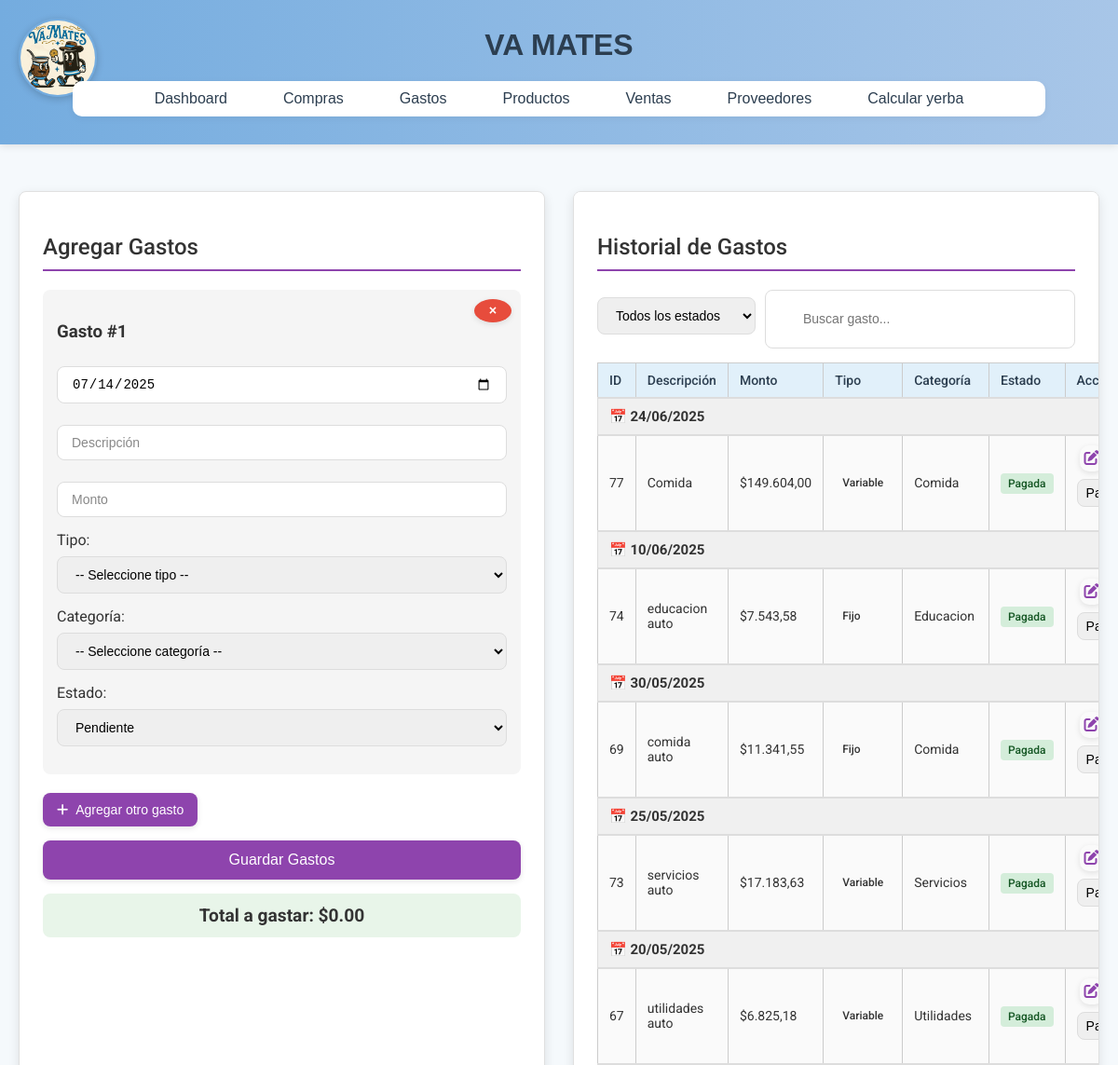
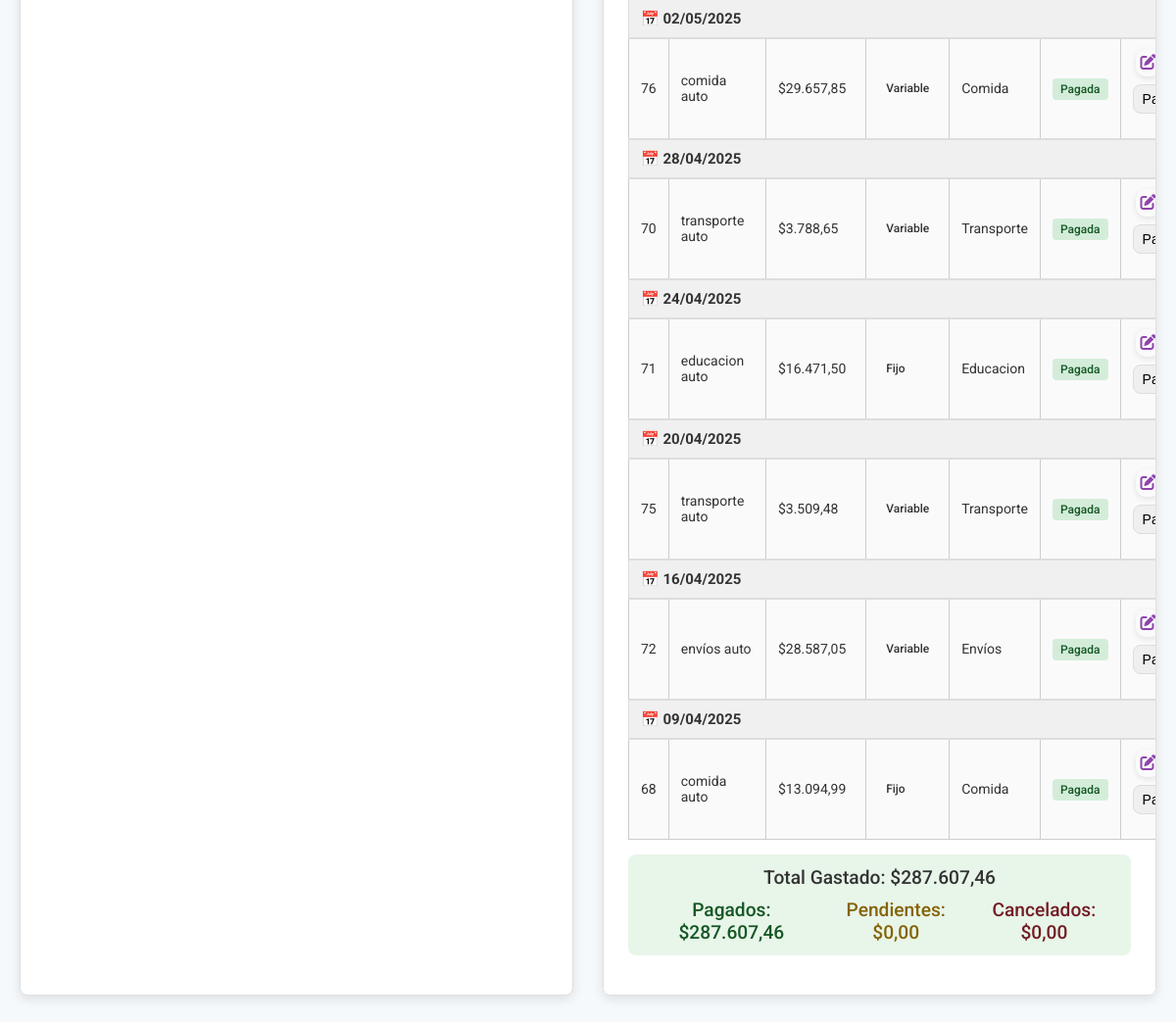
Page /gastos/index.php on the earlier database version (2 pictures, top to bottom).
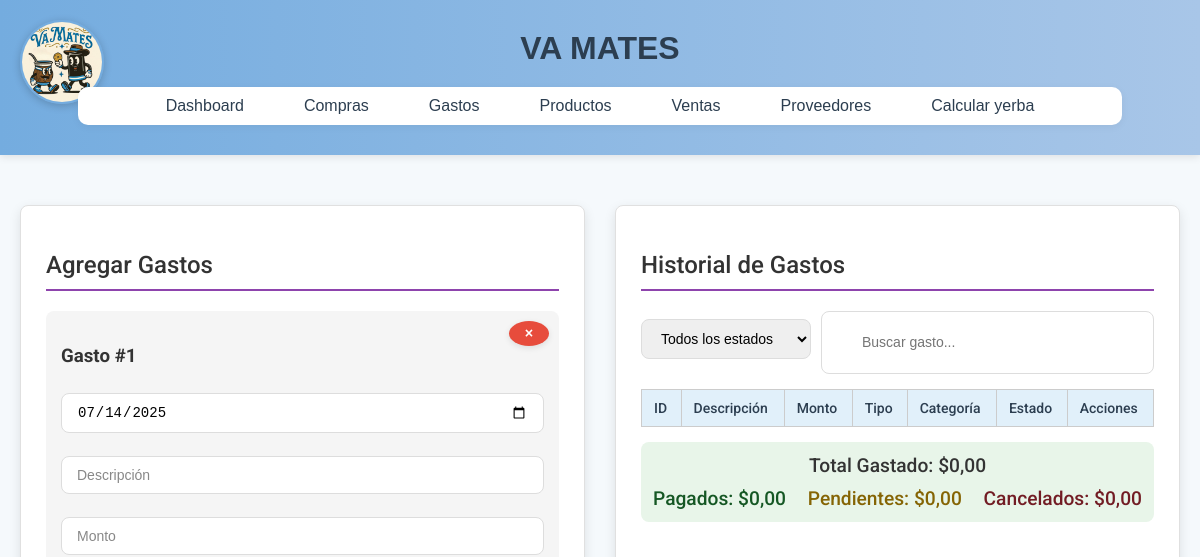
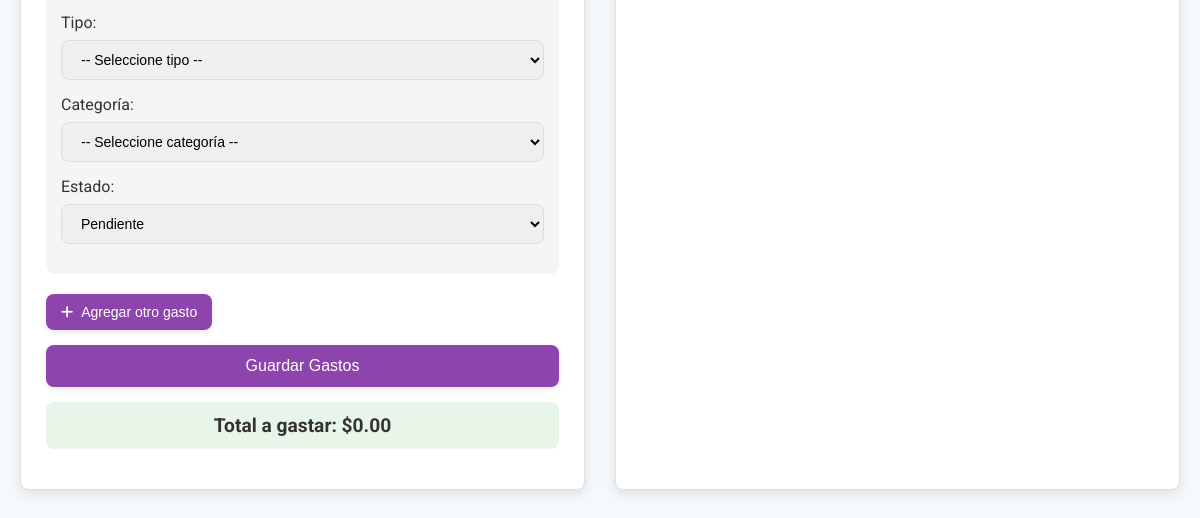
Same page on the later database version (2 pictures, top to bottom).
### tables this page shows
CREATE TABLE `gastos` (
  `id` int(11) NOT NULL,
  `descripcion` varchar(255) NOT NULL,
  `monto` decimal(10,2) NOT NULL,
  `fecha` date NOT NULL,
  `tipo` enum('Fijo','Variable') NOT NULL,
  `categoria` enum('Servicios','Transporte','Comida','Boludeces','Utilidades','Envíos','Combustible','Devoluciones','Educacion') NOT NULL,
  `estado` enum('pendiente','pagada','cancelada') NOT NULL DEFAULT 'pagada'
);

### gastos/index.php (the view, shortened to what the changed rows need)
<?php include '../includes/header.php'; ?>
<head>
    <link rel="stylesheet" href="/vamates3/assets/css/styles.css">
    <link rel="stylesheet" href="https://cdnjs.cloudflare.com/ajax/libs/font-awesome/6.4.0/css/all.min.css">
</head>
<div class="container">
    <div class="column left">
        <h2>Agregar Gastos</h2>
    </div>
    <div class="column right">
        <h2>Historial de Gastos</h2>
        <table id="tablaGastos">
            <thead>
                <tr>
                    <th>ID</th>
                    <th>Descripción</th>
                    <th>Monto</th>
                    <th>Tipo</th>
                    <th>Categoría</th>
                    <th>Estado</th>
                    <th>Acciones</th>
                </tr>
            </thead>
            <tbody>
                <?php
                include '../config/config.php';
                $sql = "SELECT * FROM gastos ORDER BY fecha DESC, id DESC";
                $result = $conn->query($sql);
                $fechaActual = '';
                $numeroColumnas = 7;
                $totalGastado = 0;
                $totalPagado = 0;
                $totalPendiente = 0;
                $totalCancelado = 0;
                while($gasto = $result->fetch_assoc()):
                    $fechaGasto = $gasto['fecha'];
                    $claseEstado = "estado-" . $gasto['estado'];
                    $claseTipo = "badge-" . $gasto['tipo'];
                    if ($gasto['estado'] == 'pagada') {
                        $totalPagado += $gasto['monto'];
                    } elseif ($gasto['estado'] == 'pendiente') {
                        $totalPendiente += $gasto['monto'];
                    } elseif ($gasto['estado'] == 'cancelada') {
                        $totalCancelado += $gasto['monto'];
                    }
                    $totalGastado += $gasto['monto'];
                    if ($fechaActual !== $fechaGasto) {
                        $fechaActual = $fechaGasto;
                        $fechaFormateada = date('d/m/Y', strtotime($fechaGasto));
                        echo "<tr class='fecha-header'>
                                <td colspan='{$numeroColumnas}'>📅 {$fechaFormateada}</td>
                            </tr>";
                    }
                ?>
                <tr id="fila-gasto-<?= $gasto['id'] ?>" class="gasto-row" data-estado="<?= $gasto['estado'] ?>" data-categoria="<?= $gasto['categoria'] ?>" data-tipo="<?= $gasto['tipo'] ?>">
                    <td><?= $gasto['id'] ?></td>
                    <td><?= htmlspecialchars($gasto['descripcion']) ?></td>
                    <td>$<?= number_format($gasto['monto'], 2, ',', '.') ?></td>
                    <td>
                        <span class="badge <?= $claseTipo ?>">
                            <?= ucfirst($gasto['tipo']) ?>
                        </span>
                    </td>
                    <td><?= ucfirst($gasto['categoria']) ?></td>
                    <td>
                        <span class="estado-badge <?= $claseEstado ?>">
                            <?= ucfirst($gasto['estado']) ?>
                        </span>
                    </td>
                    <td>
                        <button class="btn-action btn-edit" onclick="editarGasto(<?= $gasto['id'] ?>)">
                            <i class="fas fa-edit"></i>
                        </button>
                        <select onchange="cambiarEstado(<?= $gasto['id'] ?>, this.value)"
                                class="control" style="width: auto; padding: 5px;">
                            <option value="pagada" <?= $gasto['estado'] == 'pagada' ? 'selected' : '' ?>>Pagada</option>
                        </select>
                    </td>
                </tr>
                <?php endwhile; ?>
            </tbody>
        </table>
        <div class="total-display">
            <div>Total Gastado: $<?= number_format($totalGastado, 2, ',', '.') ?></div>
            <div style="display: flex; justify-content: space-between; margin-top: 10px;">
                <span style="color: #155724;">Pagados: $<?= number_format($totalPagado, 2, ',', '.') ?></span>
                <span style="color: #856404;">Pendientes: $<?= number_format($totalPendiente, 2, ',', '.') ?></span>
                <span style="color: #721c24;">Cancelados: $<?= number_format($totalCancelado, 2, ',', '.') ?></span>
            </div>
        </div>
    </div>
</div>

Differences in the rows shown:
removed gastos: fecha "24/06/2025", id "77", descripcion "Comida", monto "149.604,00", tipo "Variable", categoria "Comida", estado "Pagada", estado+id "Pagada"
removed gastos: fecha "10/06/2025", id "74", descripcion "educacion auto", monto "7.543,58", tipo "Fijo", categoria "Educacion", estado "Pagada", estado+id "Pagada"
removed gastos: fecha "30/05/2025", id "69", descripcion "comida auto", monto "11.341,55", tipo "Fijo", categoria "Comida", estado "Pagada", estado+id "Pagada"
removed gastos: fecha "25/05/2025", id "73", descripcion "servicios auto", monto "17.183,63", tipo "Variable", categoria "Servicios", estado "Pagada", estado+id "Pagada"
removed gastos: fecha "20/05/2025", id "67", descripcion "utilidades auto", monto "6.825,18", tipo "Variable", categoria "Utilidades", estado "Pagada", estado+id "Pagada"
removed gastos: fecha "02/05/2025", id "76", descripcion "comida auto", monto "29.657,85", tipo "Variable", categoria "Comida", estado "Pagada", estado+id "Pagada"
removed gastos: fecha "28/04/2025", id "70", descripcion "transporte auto", monto "3.788,65", tipo "Variable", categoria "Transporte", estado "Pagada", estado+id "Pagada"
removed gastos: fecha "24/04/2025", id "71", descripcion "educacion auto", monto "16.471,50", tipo "Fijo", categoria "Educacion", estado "Pagada", estado+id "Pagada"
removed gastos: fecha "20/04/2025", id "75", descripcion "transporte auto", monto "3.509,48", tipo "Variable", categoria "Transporte", estado "Pagada", estado+id "Pagada"
removed gastos: fecha "16/04/2025", id "72", descripcion "envíos auto", monto "28.587,05", tipo "Variable", categoria "Envíos", estado "Pagada", estado+id "Pagada"
removed gastos: fecha "09/04/2025", id "68", descripcion "comida auto", monto "13.094,99", tipo "Fijo", categoria "Comida", estado "Pagada", estado+id "Pagada"
Other differences:
$totalGastado: "287.607,46" → "0,00"
$totalPagado: "287.607,46" → "0,00"
